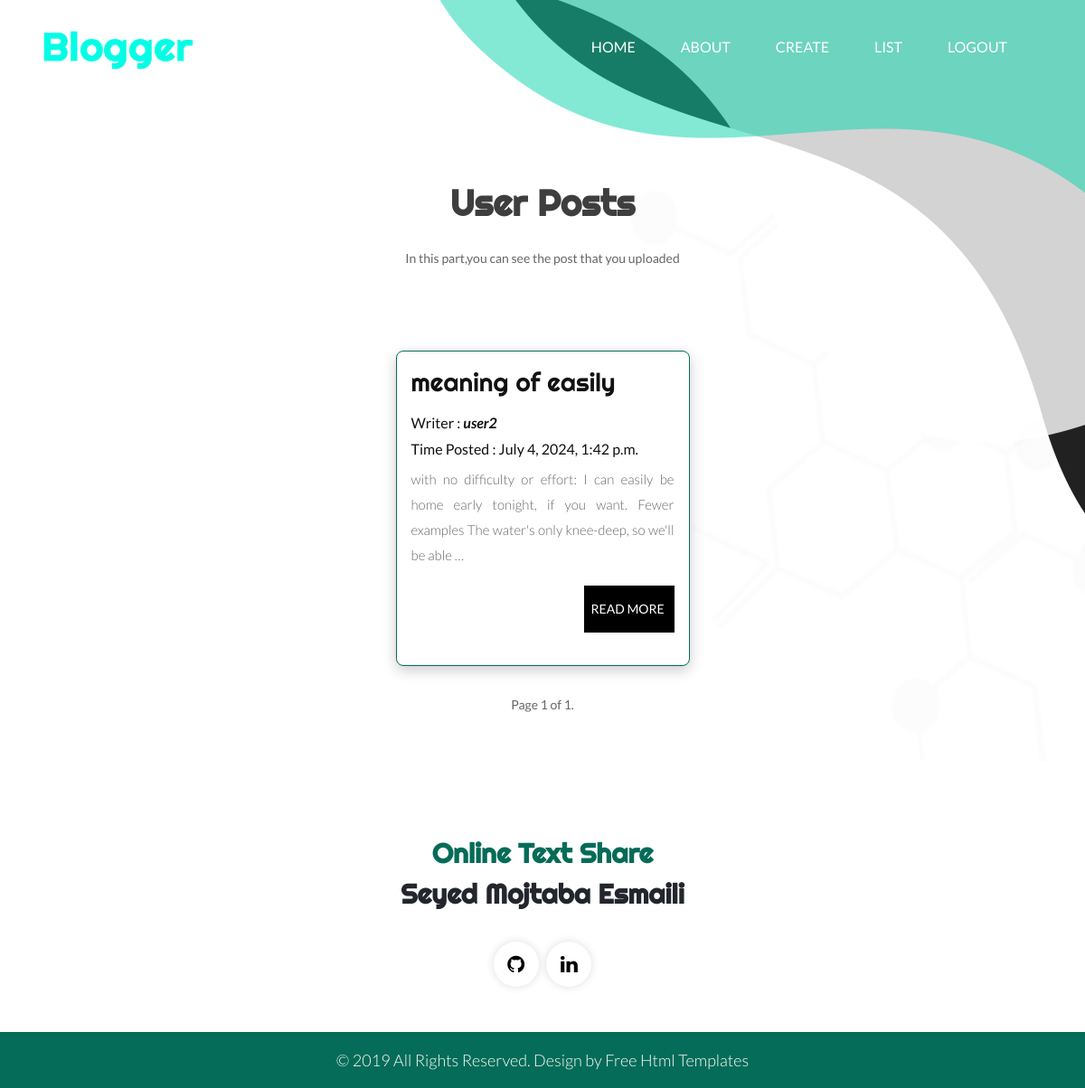
Screenshot of /list_posts/ (signed in) with the database file from the repository.
### posts/models.py (models this page shows, shortened)
class Post(models.Model):
    title = models.CharField(max_length=100)
    content = models.TextField()
    date_posted = models.DateTimeField(default=timezone.now)
    is_publick = models.BooleanField(default=False)
    user = models.ForeignKey(User,on_delete=models.CASCADE,null=True)
    class Meta:
        ordering = ['-date_posted']

### posts/views.py (the view)
# urls.py: path('list_posts/',UserPostListView.as_view(),name='list_posts'),
class UserPostListView(LoginRequiredMixin,ListView):
    model=Post
    template_name = 'posts/post_list.html'
    context_object_name = 'posts_list'
    paginate_by = 6
    def get_queryset(self):
        if self.request.user.is_staff:           # check if superuser is logedtn, show all posts
            return Post.objects.all()
        return Post.objects.filter(user=self.request.user)         # if regular user,only show the users posts

### posts/templates/posts/post_list.html (shortened to what this page needs)
{% extends "posts/base.html" %}
{% load static %}
{% block content %}
      <div class="blog_main">
         <div class="container">
            <div class="row">
               <div class="col-md-12">
                  <div class="titlepage">
                     <h2>User Posts</h2>
                     <span>In this part,you can see the post that you uploaded</span>
                  </div>
               </div>
            </div>
            <div class='card-container'>
               {% for post in posts_list %}
                     <div class='card'>
                        <div class='card-content'>
                              <h3>{{post.title}}</h3>
                              <h4>Writer : <b><i>{{post.user.username}}</i></b></h4>
                              <h4>Time Posted : {{post.date_posted}}</h4>
                              <p>{{post.content|truncatewords:25}}</p>
                              <a href='/post_detail/{{post.id}}' class='post-btn'>Read More</a>
                        </div>
                     </div>
               {% endfor %}
            </div>
    <div class="pagination">
          Page {{ page_obj.number }} of {{ page_obj.paginator.num_pages }}.
</div>
         </div>
      </div>
{% endblock content %}

### posts/static/posts/css/style.css (style rules this page uses)
* { box-sizing: border-box !important; }
html { scroll-behavior: smooth; }
body { color: #666666; font-size: 14px; font-family: 'Lato', sans-serif; line-height: 1.80857; font-weight: normal; }
a { color: #1f1f1f; text-decoration: none !important; outline: none !important; -webkit-transition: all .3s ease-in-out; -moz-transition: all .3s ease-in-out; -ms-transition: all .3s ease-in-out; -o-transition: all .3s ease-in-out; transition: all .3s ease-in-out; }
h1, h2, h3, h4, h5, h6 { letter-spacing: 0; font-weight: normal; position: relative; padding: 0 0 10px 0; font-weight: normal; line-height: normal; color: #111111; margin: 0 }
h2 { font-size: 22px; font-family: 'Righteous', cursive; }
h3 { font-size: 18px; font-family: 'Righteous', cursive; }
h4 { font-size: 16px }
*, *::after, *::before { -webkit-box-sizing: border-box; -moz-box-sizing: border-box; box-sizing: border-box; }
p { margin: 0px; font-weight: 300; font-size: 17px; line-height: 28px; }
a { color: #222222; text-decoration: none; outline: none !important; }
a, .btn { text-decoration: none !important; outline: none !important; -webkit-transition: all .3s ease-in-out; -moz-transition: all .3s ease-in-out; -ms-transition: all .3s ease-in-out; -o-transition: all .3s ease-in-out; transition: all .3s ease-in-out; }
.main-layout { background-repeat: no-repeat; background: url(../images/body_bg.png); }
.titlepage { text-align: center; padding-bottom: 60px; }
.titlepage h2 { font-size: 40px; color: #3e3e3e; line-height: 57px; font-weight: bold; padding: 0; padding-bottom: 20px; }
.blog_main { margin-top: 85px; margin-bottom: 50px; }
.card-container { display: flex; justify-content: center; flex-wrap: wrap; margin-top: 10px; }
.card { width: 325px; border-radius: 8px; border: #046c58 solid 1px; overflow: hidden; box-shadow: 0px 5px 15px rgba(0,0,0,0.2); margin: 20px; }
.card-content { padding: 16px; }
.card-content h3 { font-size: 28px; margin-bottom: 8px; }
.card-content p { color: #666; font-size: 15px; text-align: justify; }
.card-content .post-btn { font-size: 14px; transition: ease-in all 0.5s; background-color: #000; text-transform: uppercase; color: #fff; padding: 13px 8px; float: right; display: block; margin-top: 20px; margin-bottom: 20px; margin-left: 5px; width: 100%; max-width: 100px; }

### rows the page displays
Post: title "meaning of easily", user.username "user2", date_posted "July 4, 2024, 1:42 p.m.", content "with no difficulty or effort: I can easily be home early tonight, if you want. Fewer examples The water's only knee-deep, so we'll be able …"

### other values shown
{{ page_obj.number }} "1"
{{ page_obj.paginator.num_pages }} "1"
